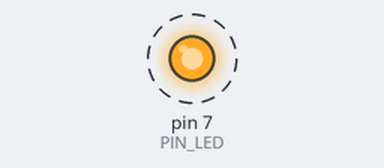
Bench run of a sketch on a simulated Arduino Uno, built with avr-gcc and run on an emulated ATmega328P. Shown: output pins drawn as LEDs (lit = HIGH). Dashed ring = blinking.

Above: at 0.5 s.
Timing chart, 0 to 3.0 s (numbered marks = the images above):
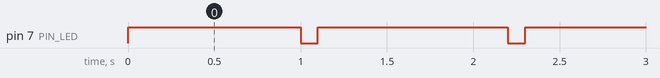

The sketch:

05_practice_2.ino
```cpp
#define PIN_LED 7

void setup() {
  pinMode(PIN_LED, OUTPUT);

}

void loop() {
  digitalWrite(PIN_LED, 1);
  delay(1000);

  digitalWrite(PIN_LED, 0);
  delay(100);
  digitalWrite(PIN_LED, 1);
  delay(100);


}
```

Measured:
- by itself, pin 7 (PIN_LED): alternates HIGH for 1.1 s and LOW for 0.10 s
